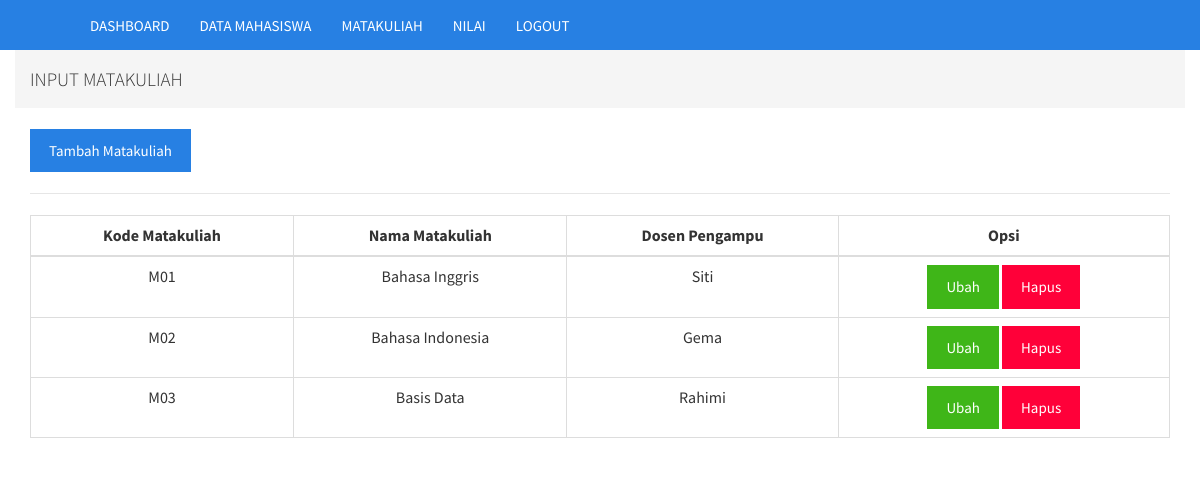
/admin/matkulnilai.php (signed in), run on the app's committed database.
### tables this page shows
CREATE TABLE `tbl_matkul` (
  `kd_matkul` varchar(10) NOT NULL,
  `nama_matkul` varchar(30) NOT NULL,
  `nama_dosen` varchar(30) NOT NULL
);

### admin/matkulnilai.php (the view, shortened to what this page needs)
<?php
include 'header.php';
?>
<div class="container">
    <div class="row">
        <ol class="breadcrumb">
            <h4>INPUT MATAKULIAH</h4>
        </ol>
    </div>
    <div class="panel-container">
        <div class="bootstrap-tabel">
            <a href="matkulaksi.php?aksi=tambah" class="btn btn-primary">Tambah Matakuliah</a>
            <hr>
            <div class="table-responsive">
                <table class="table table-bordered">
                    <thead>
                        <tr>
                            <th class="text-center">Kode Matakuliah</th>
                            <th class="text-center">Nama Matakuliah</th>
                            <th class="text-center">Dosen Pengampu</th>
                            <th class="text-center">Opsi</th>
                        </tr>
                    </thead>
                    <tbody>
                        <?php
                        $hasil = $db->query("SELECT * from tbl_matkul order by kd_matkul asc");
                        while ($d = $hasil->fetch_array()) {
                        ?>
                            <tr>
                                <td class="text-center"><?php echo $d['kd_matkul'] ?></td>
                                <td class="text-center"><?php echo $d['nama_matkul'] ?></td>
                                <td class="text-center"><?php echo $d['nama_dosen'] ?></td>
                                <td class="text-center">
                                    <a href="matkulaksi.php?kode=<?php echo $d['kd_matkul'] ?>&aksi=ubah" class="btn btn-success">Ubah</a>
                                    <a href="matkulproses.php?kode=<?php echo $d['kd_matkul'] ?>&proses=proseshapus" class="btn btn-danger">Hapus</a>
                                </td>
                            </tr>
                        <?php
                        }
                        ?>
                    </tbody>
                </table>
            </div>
        </div>
    </div>
</div>

### data on the page
tbl_matkul: kd_matkul "M01", nama_matkul "Bahasa Inggris", nama_dosen "Siti"
tbl_matkul: kd_matkul "M02", nama_matkul "Bahasa Indonesia", nama_dosen "Gema"
tbl_matkul: kd_matkul "M03", nama_matkul "Basis Data", nama_dosen "Rahimi"
